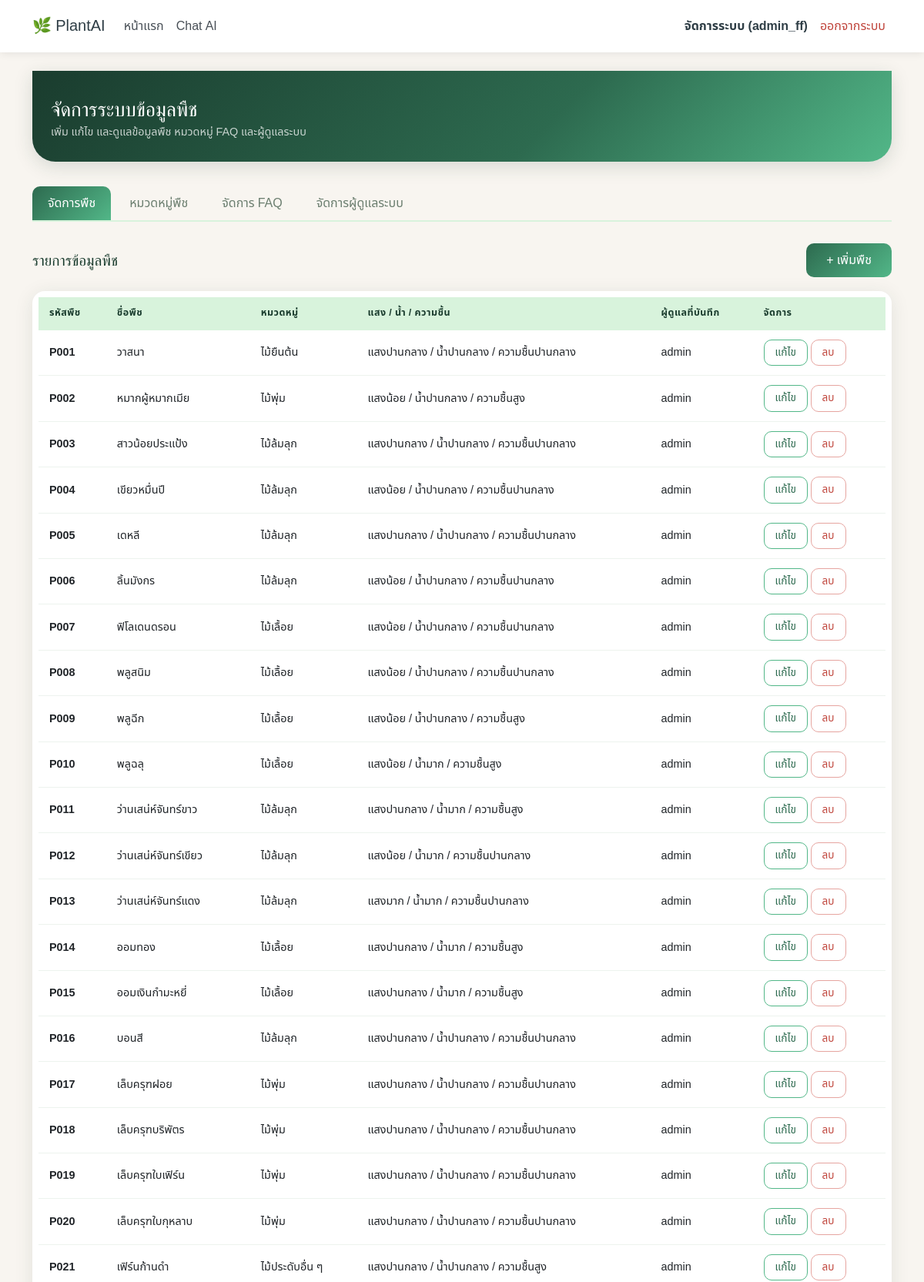
/management/ (signed in, upper part), run on the app's committed database.
### PlantAI_App/models.py (models this page shows, shortened)
class Plant(models.Model):
    LIGHT_CHOICES = [
        ('low', 'แสงน้อย'),
        ('medium', 'แสงปานกลาง'),
        ('high', 'แสงมาก'),
    ]
    WATER_CHOICES = [
        ('low', 'น้ำน้อย'),
        ('medium', 'น้ำปานกลาง'),
        ('high', 'น้ำมาก'),
    ]
    HUMIDITY_CHOICES = [
        ('low', 'ความชื้นต่ำ'),
        ('medium', 'ความชื้นปานกลาง'),
        ('high', 'ความชื้นสูง'),
    ]
    plant_id = models.CharField(primary_key=True, max_length=11, editable=False)  # เช่น P001
    plant_name = models.CharField(max_length=50, unique=True)  # ชื่อพืช
    light = models.CharField(max_length=10, choices=LIGHT_CHOICES)
    water = models.CharField(max_length=10, choices=WATER_CHOICES)
    humidity = models.CharField(max_length=10, choices=HUMIDITY_CHOICES)
    description = models.TextField(blank=True, null=True)  # รายละเอียด/คำอธิบายเพิ่มเติมของพืช
    category = models.ForeignKey(
        PlantCategory, db_column="category_id", on_delete=models.CASCADE,
        related_name="plants"
    )
    admin = models.ForeignKey(
        Admin, db_column="admin_id", on_delete=models.CASCADE,
        related_name="plants"
    )
    class Meta:
        db_table = "plant"
        verbose_name = "พืช"

class PlantCategory(models.Model):
    category_id = models.CharField(primary_key=True, max_length=11, editable=False)  # เช่น C001
    category_name = models.CharField(max_length=50, unique=True)  # ชื่อหมวดหมู่ เช่น "ไม้เลื้อย"
    detail = models.TextField(blank=True, null=True)  # คำอธิบายหมวดหมู่ (ใส่หรือไม่ใส่ก็ได้)
    admin = models.ForeignKey(
        Admin, db_column="admin_id", on_delete=models.CASCADE,
        related_name="plant_categories"
    )
    class Meta:
        db_table = "plant_category"
        verbose_name = "หมวดหมู่พืช"

class Admin(models.Model):
    admin_id = models.CharField(primary_key=True, max_length=11, editable=False)
    username = models.CharField(max_length=50, unique=True)  # ชื่อผู้ใช้ ต้องไม่ซ้ำกัน
    email = models.EmailField(max_length=50)
    password = models.CharField(max_length=25)  # ควร hash ด้วย make_password ก่อนบันทึก
    class Meta:
        db_table = "admin"  # กำหนดชื่อตารางจริงใน database เป็น "admin"
        verbose_name = "ผู้ดูแลระบบ"  # ชื่อที่แสดงใน Django admin

### PlantAI_App/views.py (the view)
    def wrapper(request, *args, **kwargs):
        if 'admin_id' not in request.session:
            return redirect('login')
        return view_func(request, *args, **kwargs)

### PlantAI_App/views.py (called while the page is built)
def admin_required(view_func):
    def wrapper(request, *args, **kwargs):
        if 'admin_id' not in request.session:
            return redirect('login')
        return view_func(request, *args, **kwargs)
    return wrapper

@admin_required
def management_view(request):
    tab = request.GET.get('tab', 'plants')  # ค่าเริ่มต้นถ้าไม่ระบุ tab คือ 'plants'
    plants = Plant.objects.select_related('category', 'admin').all()
    categories = PlantCategory.objects.select_related('admin').all()
    faqs = Faq.objects.all()
    admins = Admin.objects.all()
    return render(request, 'management.html', {
        'tab': tab,
        'plants': plants,
        'categories': categories,
        'faqs': faqs,
        'admins': admins,
    })

### PlantAI_App/templates/management.html (shortened to what this page needs)
{% extends 'base.html' %}
{% block content %}
{% load static %}
<link rel="stylesheet" href="{% static 'plants/css/style_admin.css' %}">
<div class="admin-hero">
    <h2>จัดการระบบข้อมูลพืช</h2>
    <p>เพิ่ม แก้ไข และดูแลข้อมูลพืช หมวดหมู่ FAQ และผู้ดูแลระบบ</p>
</div>
<ul class="nav nav-tabs-plant">
    <li class="nav-item">
        <a class="nav-link {% if tab == 'plants' %}active{% endif %}" href="?tab=plants">จัดการพืช</a>
    </li>
    <li class="nav-item">
        <a class="nav-link {% if tab == 'categories' %}active{% endif %}" href="?tab=categories">หมวดหมู่พืช</a>
    </li>
    <li class="nav-item">
        <a class="nav-link {% if tab == 'faqs' %}active{% endif %}" href="?tab=faqs">จัดการ FAQ</a>
    </li>
    <li class="nav-item">
        <a class="nav-link {% if tab == 'admins' %}active{% endif %}" href="?tab=admins">จัดการผู้ดูแลระบบ</a>
    </li>
</ul>
<div class="tab-content">
    {% if tab == 'plants' %}
    <div class="section-header">
        <h4>รายการข้อมูลพืช</h4>
        <a href="{% url 'plant_add' %}" class="btn btn-plant-primary">+ เพิ่มพืช</a>
    </div>
    <div class="table-plant-wrap">
        <table class="table table-plant align-middle">
            <thead>
                <tr>
                    <th>รหัสพืช</th>
                    <th>ชื่อพืช</th>
                    <th>หมวดหมู่</th>
                    <th>แสง / น้ำ / ความชื้น</th>
                    <th>ผู้ดูแลที่บันทึก</th>
                    <th>จัดการ</th>
                </tr>
            </thead>
            <tbody>
                {% for p in plants %}
                <tr>
                    <td><strong>{{ p.plant_id }}</strong></td>
                    <td>{{ p.plant_name }}</td>
                    <td>{{ p.category.category_name }}</td>
                    <td>{{ p.get_light_display }} / {{ p.get_water_display }} / {{ p.get_humidity_display }}</td>
                    <td>{{ p.admin.username }}</td>
                    <td>
                        <a href="{% url 'plant_edit' p.plant_id %}" class="btn btn-plant-warning">แก้ไข</a>
                        <a href="{% url 'plant_delete' p.plant_id %}" class="btn btn-plant-danger" onclick="return confirm('ยืนยันการลบ?')">ลบ</a>
                    </td>
                </tr>
                {% empty %}
                <tr><td colspan="6" class="text-center text-muted py-4">ไม่พบข้อมูลพืช</td></tr>
                {% endfor %}
            </tbody>
        </table>
    </div>
    {% endif %}
</div>
{% endblock %}

### PlantAI_App/static/plants/css/style_base.css (style rules this page uses)
:root { --green-deep: #1a3c2e; --green-mid: #2d6a4f; --green-light: #52b788; --green-pale: #d8f3dc; --cream: #f8f5f0; --brown: #7a5c3a; --text-dark: #1a2e20; --text-muted: #6b7e6f; --shadow-card: 0 4px 24px rgba(26,60,46,0.10); --shadow-hover: 0 8px 32px rgba(26,60,46,0.18); --radius: 16px; --radius-sm: 10px; }
body { background-color: var(--cream); font-family: 'Noto Sans Thai', sans-serif; color: var(--text-dark); }
.btn-plant-primary { background: linear-gradient(135deg, var(--green-mid), var(--green-light)); border: none; color: #fff; border-radius: var(--radius-sm); padding: 10px 26px; font-family: 'Noto Sans Thai', sans-serif; font-weight: 500; transition: transform 0.15s, box-shadow 0.15s; }
.btn-plant-danger { background: #fff; border: 1.5px solid #e6a5a0; color: #c0453c; border-radius: var(--radius-sm); padding: 6px 14px; font-size: 0.85rem; transition: background 0.15s, color 0.15s; }
.btn-plant-warning { background: #fff; border: 1.5px solid var(--green-light); color: var(--green-mid); border-radius: var(--radius-sm); padding: 6px 14px; font-size: 0.85rem; transition: background 0.15s, color 0.15s; }

### PlantAI_App/static/plants/css/style_admin.css (style rules this page uses)
.admin-hero { background: linear-gradient(135deg, var(--green-deep) 0%, var(--green-mid) 60%, var(--green-light) 100%); border-radius: 0 0 30px 30px; padding: 36px 24px 28px; margin-bottom: 32px; box-shadow: 0 6px 24px rgba(26,60,46,0.15); }
.admin-hero h2 { font-family: 'Playfair Display', serif; color: #fff; font-size: 1.6rem; margin-bottom: 2px; }
.admin-hero p { color: rgba(255,255,255,0.75); font-size: 0.9rem; margin: 0; }
.nav-tabs-plant { border-bottom: 2px solid var(--green-pale); margin-bottom: 28px; gap: 4px; }
.nav-tabs-plant .nav-link { border: none; border-radius: var(--radius-sm) var(--radius-sm) 0 0; color: var(--text-muted); font-weight: 500; padding: 10px 20px; transition: all 0.15s; }
.nav-tabs-plant .nav-link.active { background: linear-gradient(135deg, var(--green-mid), var(--green-light)); color: #fff; }
.table-plant-wrap { background: #fff; border-radius: var(--radius); box-shadow: var(--shadow-card); padding: 8px; overflow-x: auto; }
.table-plant { margin-bottom: 0; }
.table-plant thead th { background: var(--green-pale); color: var(--green-deep); font-size: 0.78rem; text-transform: uppercase; letter-spacing: 0.04em; border: none; padding: 12px 14px; }
.table-plant tbody td { padding: 12px 14px; vertical-align: middle; border-color: #edf3ee; font-size: 0.9rem; }
.section-header { display: flex; justify-content: space-between; align-items: center; margin-bottom: 18px; flex-wrap: wrap; gap: 10px; }
.section-header h4 { font-family: 'Playfair Display', serif; color: var(--green-deep); font-size: 1.2rem; margin: 0; }

### data on the page
Plant: plant_id "P001", plant_name "วาสนา", category.category_name "ไม้ยืนต้น", light "แสงปานกลาง", water "น้ำปานกลาง", humidity "ความชื้นปานกลาง", admin.username "admin"
Plant: plant_id "P002", plant_name "หมากผู้หมากเมีย", category.category_name "ไม้พุ่ม", light "แสงน้อย", water "น้ำปานกลาง", humidity "ความชื้นสูง", admin.username "admin"
Plant: plant_id "P003", plant_name "สาวน้อยประแป้ง", category.category_name "ไม้ล้มลุก", light "แสงปานกลาง", water "น้ำปานกลาง", humidity "ความชื้นปานกลาง", admin.username "admin"
Plant: plant_id "P004", plant_name "เขียวหมื่นปี", category.category_name "ไม้ล้มลุก", light "แสงน้อย", water "น้ำปานกลาง", humidity "ความชื้นปานกลาง", admin.username "admin"
Plant: plant_id "P005", plant_name "เดหลี", category.category_name "ไม้ล้มลุก", light "แสงปานกลาง", water "น้ำปานกลาง", humidity "ความชื้นปานกลาง", admin.username "admin"
Plant: plant_id "P006", plant_name "ลิ้นมังกร", category.category_name "ไม้ล้มลุก", light "แสงน้อย", water "น้ำปานกลาง", humidity "ความชื้นปานกลาง", admin.username "admin"
Plant: plant_id "P007", plant_name "ฟิโลเดนดรอน", category.category_name "ไม้เลื้อย", light "แสงน้อย", water "น้ำปานกลาง", humidity "ความชื้นปานกลาง", admin.username "admin"
Plant: plant_id "P008", plant_name "พลูสนิม", category.category_name "ไม้เลื้อย", light "แสงน้อย", water "น้ำปานกลาง", humidity "ความชื้นปานกลาง", admin.username "admin"
Plant: plant_id "P009", plant_name "พลูฉีก", category.category_name "ไม้เลื้อย", light "แสงน้อย", water "น้ำปานกลาง", humidity "ความชื้นสูง", admin.username "admin"
Plant: plant_id "P010", plant_name "พลูฉลุ", category.category_name "ไม้เลื้อย", light "แสงน้อย", water "น้ำมาก", humidity "ความชื้นสูง", admin.username "admin"
Plant: plant_id "P011", plant_name "ว่านเสน่ห์จันทร์ขาว", category.category_name "ไม้ล้มลุก", light "แสงปานกลาง", water "น้ำมาก", humidity "ความชื้นสูง", admin.username "admin"
Plant: plant_id "P012", plant_name "ว่านเสน่ห์จันทร์เขียว", category.category_name "ไม้ล้มลุก", light "แสงน้อย", water "น้ำมาก", humidity "ความชื้นปานกลาง", admin.username "admin"
Plant: plant_id "P013", plant_name "ว่านเสน่ห์จันทร์แดง", category.category_name "ไม้ล้มลุก", light "แสงมาก", water "น้ำมาก", humidity "ความชื้นปานกลาง", admin.username "admin"
Plant: plant_id "P014", plant_name "ออมทอง", category.category_name "ไม้เลื้อย", light "แสงปานกลาง", water "น้ำมาก", humidity "ความชื้นสูง", admin.username "admin"
Plant: plant_id "P015", plant_name "ออมเงินกำมะหยี่", category.category_name "ไม้เลื้อย", light "แสงปานกลาง", water "น้ำมาก", humidity "ความชื้นสูง", admin.username "admin"
Plant: plant_id "P016", plant_name "บอนสี", category.category_name "ไม้ล้มลุก", light "แสงปานกลาง", water "น้ำปานกลาง", humidity "ความชื้นปานกลาง", admin.username "admin"
Plant: plant_id "P017", plant_name "เล็บครุฑฝอย", category.category_name "ไม้พุ่ม", light "แสงปานกลาง", water "น้ำปานกลาง", humidity "ความชื้นปานกลาง", admin.username "admin"
Plant: plant_id "P018", plant_name "เล็บครุฑบริพัตร", category.category_name "ไม้พุ่ม", light "แสงปานกลาง", water "น้ำปานกลาง", humidity "ความชื้นปานกลาง", admin.username "admin"
Plant: plant_id "P019", plant_name "เล็บครุฑใบเฟิร์น", category.category_name "ไม้พุ่ม", light "แสงปานกลาง", water "น้ำปานกลาง", humidity "ความชื้นปานกลาง", admin.username "admin"
Plant: plant_id "P020", plant_name "เล็บครุฑใบกุหลาบ", category.category_name "ไม้พุ่ม", light "แสงปานกลาง", water "น้ำปานกลาง", humidity "ความชื้นปานกลาง", admin.username "admin"
Plant: plant_id "P021", plant_name "เฟิร์นก้านดำ", category.category_name "ไม้ประดับอื่น ๆ", light "แสงปานกลาง", water "น้ำปานกลาง", humidity "ความชื้นสูง", admin.username "admin"

### other printed values
{{ request.session.admin_username }} "admin_ff"
